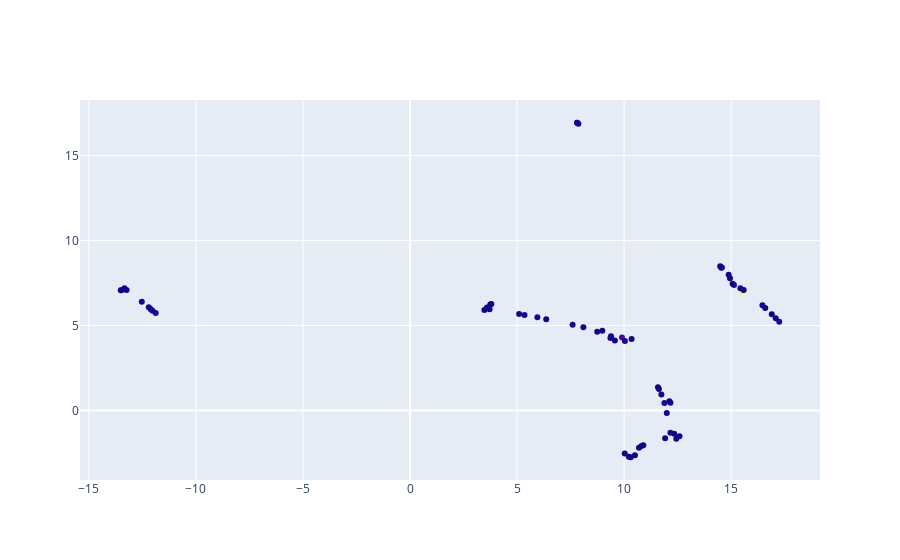

Source (notebook cell):
### Markdown cell above
## Compute 2D Umap-Representation of our data
We use the same pipeline for computing 2D data for plotting our results

### Code cell
Xr = UMAP(n_components=2, n_neighbors=3).fit_transform(X)
fig = go.Figure(data=go.Scatter(x=Xr[:, 0],
                                y=Xr[:, 1],
                                mode='markers',
                                text=[f'{label}|{n_token}' for label, n_token in zip(aggr.label, aggr.n_texts)],
                                marker_color=aggr.n_tokens))


fig.show()

### Figure 1 — Plotly figure (JSON) as saved in the notebook; plotly's stock layout.template omitted (floating-point values rounded to 4 significant figures)
{"data": [{"marker": {"color": [12181830, 1589231, 1676394, 670914, 810080, 532378, 395234, 484261, 485290, 361604, 237221, 243233, 240343, 207250, 147740, 156794, 144459, 143324, 136157, 126810, 118492, 98198, 135981, 95279, 147809, 78349, 137156, 100770, 105164, 57035, 69555, 73679, 83374, 58867, 54356, 41719, 47078, 45473, 44621, 42856, 45145, 38277, 43172, 57788, 29945, 52111, 67385, 30327, 26038, 36370, 42901, 42262, 34642, 29621, 21666, 27401, 30004, 22157, 28061, 38116, 33941, 25831, 27648, 31430, 31173]}, "mode": "markers", "text": ["English|1382", "French|204", "German|190", "Japanese|100", "English, Spanish|78", "Spanish|71", "Korean|51", "English, French|51", "Turkish|45", "French, English|45", "Mandarin|33", "German, English|29", "English, Russian|24", "English, German|24", "Norwegian|23", "Dutch|21", "Danish|21", "Italian|18", "Swedish|18", "English, Japanese|18", "Russian|18", "Icelandic|15", "English, Ukrainian|13", "Cantonese|13", "English, Italian|13", "Thai|12", "English, Arabic|11", "English, Mandarin|11", "Hindi|11", "Japanese, English|10", "Spanish, English|10", "Portuguese|10", "English, Portuguese|9", "French, German|8", "Mandarin, English|8", "Cantonese, English|7", "Mandarin, Cantonese|7", "German, Turkish|7", "Chinese|6", "English, French, Italian|6", "French, Arabic|6", "Korean, English|6", "Swedish, English|5", "English, French, German|5", "Norwegian, English|5", "English, Korean|5", "English, Hebrew|5", "Swiss German|5", "Greek|5", "French, Italian|5", "English, Greek|5", "English, Latin|5", "English, Chinese|5", "Polish|5", "English, Arabic, Hebrew|4", "Cantonese, Mandarin|4", "English, Thai|4", "Thai, English|4", "French, Spanish|4", "English, Italian, Spanish|4", "Arabic|4", "Arabic, French|4", "Dutch, English|4", "Russian, English|4", "Romanian|4"], "type": "scatter", "x": [15.51, 9.902, 7.805, 17.25, 15.13, 11.88, 3.746, 7.596, -11.88, 10.04, 10.81, 7.805, 14.57, 5.949, -13.34, 7.865, 10.31, -12.21, -13.51, 3.474, 10.03, -12.53, 14.54, 12.16, 9.36, 12.59, 5.348, 14.95, 6.362, 10.22, 12.12, -12.11, 15.59, 8.098, 10.7, 3.594, 10.9, -13.48, 12.44, 10.35, 11.63, 3.798, 15.07, 5.096, 16.46, 14.49, 15.43, -13.24, 10.51, 8.744, 14.89, 8.982, 12.17, 3.718, 11.74, 11.92, 16.9, 11.99, 9.389, 16.59, 12.34, 11.58, 9.569, 17.08, -12.03], "y": [6.998, 4.288, 16.94, 5.218, 7.388, 0.4405, 6.235, 5.05, 5.734, 4.091, -2.094, 16.94, 8.421, 5.488, 7.191, 16.88, -2.756, 6.074, 7.076, 5.915, -2.535, 6.406, 8.399, -1.318, 4.261, -1.526, 5.623, 7.776, 5.366, -2.732, 0.5418, 5.965, 7.09, 4.905, -2.192, 6.055, -2.049, 7.076, -1.664, 4.205, 1.261, 6.262, 7.461, 5.683, 6.188, 8.489, 7.187, 7.089, -2.634, 4.628, 7.99, 4.695, 0.4539, 5.961, 0.9349, -1.633, 5.666, -0.1468, 4.372, 6.034, -1.377, 1.367, 4.121, 5.429, 5.868]}], "layout": {}}
